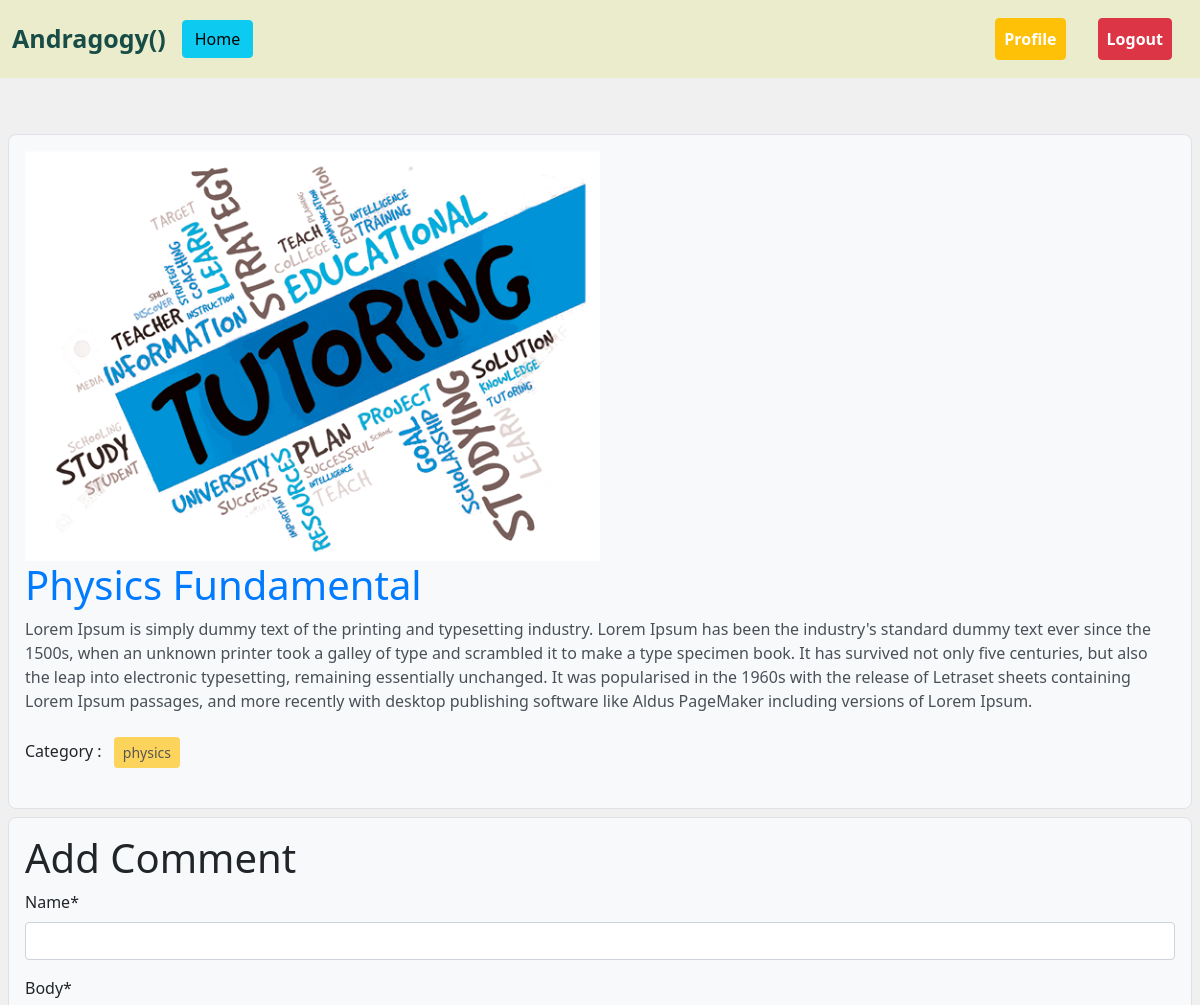
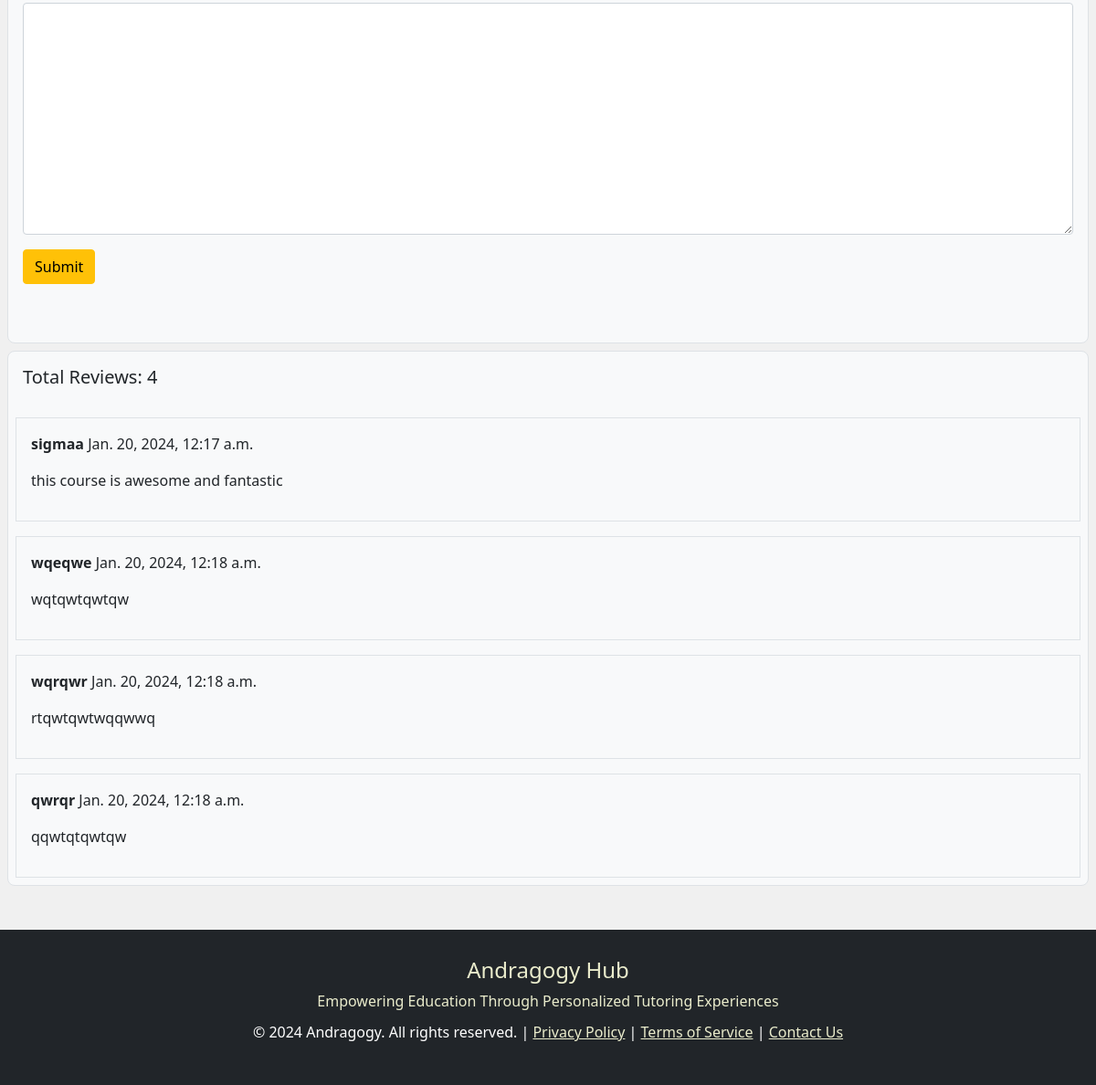
The page /tution/details/1/ (signed in) on the database its author committed (2 pictures, top to bottom).
### tutions/models.py (models this page shows, shortened)
class Tution(models.Model):
    title = models.CharField(max_length=50)
    content = models.TextField()
    classes = models.ManyToManyField(Classes)
    author = models.ForeignKey(User, on_delete=models.CASCADE, blank = True, null = True)
    image = models.ImageField(upload_to = 'tutions/media/uploads/', blank = True, null = True)
    user_reviews = models.TextField(null= True, blank = True)

class Comment(models.Model):
    tution = models.ForeignKey(Tution, on_delete=models.CASCADE, related_name='comments')
    name = models.CharField(max_length=30)
    email = models.EmailField()
    body = models.TextField()
    created_on = models.DateTimeField(auto_now_add=True) #jokhon obj create hobe time janay dibe

### classes/models.py (models this page shows, shortened)
class Classes(models.Model):
    name = models.CharField(max_length=100)
    slug = models.SlugField(max_length=100, unique=True, null=True, blank=True)

### tutions/views.py (the view, shortened to what this page needs)
# urls.py: path('details/<int:pk>/', views.DetailTutionView.as_view(), name='tution_details'),
@method_decorator(login_required, name='dispatch')
class DetailTutionView(CreateView):
    model = Applicant
    form_class = ApplicantForm
    template_name = 'tution_details.html'
    success_url = reverse_lazy('some_success_url')  # Replace with the actual success URL
    def get_context_data(self, **kwargs):
        context = super().get_context_data(**kwargs)
        tution = Tution.objects.get(pk=self.kwargs['pk'])
        comments = tution.comments.all()
        comment_form = CommentForm()
        applicant_form = ApplicantForm()
        context['tution'] = tution
        context['comments'] = comments
        context['comment_form'] = comment_form
        context['applicant_form'] = applicant_form
        return context

### tutions/forms.py
class ApplicantForm(forms.ModelForm):
    class Meta:
        model = Applicant
        fields = []

class CommentForm(forms.ModelForm):
    class Meta:
        model = Comment
        fields = ['name','body']

### tutions/templates/tution_details.html (shortened to what this page needs)
{% extends "base.html" %}
{%  load crispy_forms_tags %}
{% block content %}
<div class="col-sm-12">
  <div class="card m-2">
    <div class="card-body">
      <img src="{{tution.image.url}}" class="card-img-top" alt="" style="width: 50%;"/>
      <h1 class="card-title">{{tution.title}}</h1>
      <p class="card-text">{{tution.content}}</p>
      <p>
        Category : {% for cat in tution.classes.all %}
        <button class="btn btn-warning btn-sm m-2" disabled>
          {{cat.name}}
        </button>
        {% endfor %}
      </p>
    </div>
  </div>
</div>
{% if request.user.is_authenticated %}
<div class="card m-2">
    <div class= "card-body">
       <form method="post">
        <h1>Add Comment</h1>
        {{comment_form | crispy}}
    <button class="btn btn-warning mb-5">Submit</button>
    </div>
</div>
{% endif %}
<div class="card m-2">
  <h5 class="p-3">Total Reviews: {{comments | length}}</h5>
  {% for comment in tution.comments.all  %}
  <div class="card-body border m-2">
      <p><b>{{comment.name}}</b> {{comment.created_on}}</p>
      <p>{{comment.body}}</p>
  </div>
  {% endfor %}
</div>
{% endblock %}

### rows shown on the page
Tution: image (picture), title "Physics Fundamental", content "Lorem Ipsum is simply dummy text of the printing and typesetting industry. Lorem Ipsum has been the industry's standard dummy text ever since the 1500s, when an unknown printer took a galley of type and scrambled it to make a type specimen book. It has survived not only five centuries, but also the leap into electronic typesetting, remaining essentially unchanged. It was popularised in the 1960s with the release of Letraset sheets containing Lorem Ipsum passages, and more recently with desktop publishing software like Aldus PageMaker including versions of Lorem Ipsum."
Classes: name "physics"
Comment: name "sigmaa", created_on "Jan. 20, 2024, 12:17 a.m.", body "this course is awesome and fantastic"
Comment: name "wqeqwe", created_on "Jan. 20, 2024, 12:18 a.m.", body "wqtqwtqwtqw"
Comment: name "wqrqwr", created_on "Jan. 20, 2024, 12:18 a.m.", body "rtqwtqwtwqqwwq"
Comment: name "qwrqr", created_on "Jan. 20, 2024, 12:18 a.m.", body "qqwtqtqwtqw"

### other values the page prints
{{ comments | length }} "4"
